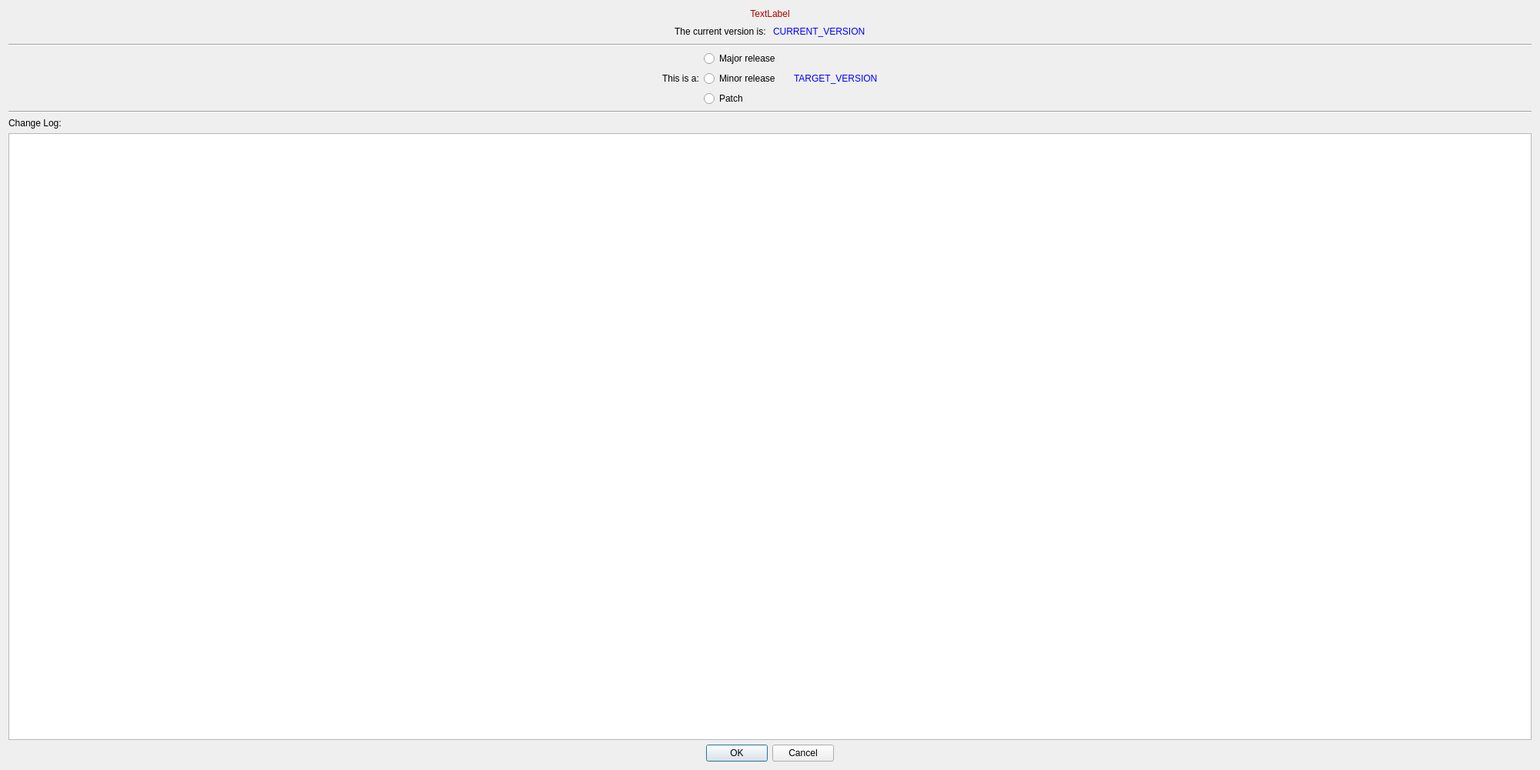
<?xml version="1.0" encoding="UTF-8"?>
<ui version="4.0">
 <class>Dialog</class>
 <widget class="QDialog" name="Dialog">
  <property name="geometry">
   <rect>
    <x>0</x>
    <y>0</y>
    <width>2000</width>
    <height>1000</height>
   </rect>
  </property>
  <property name="minimumSize">
   <size>
    <width>2000</width>
    <height>1000</height>
   </size>
  </property>
  <property name="windowTitle">
   <string>Dialog</string>
  </property>
  <layout class="QVBoxLayout" name="verticalLayout_3">
   <item>
    <widget class="QLabel" name="warningLabel">
     <property name="styleSheet">
      <string notr="true">color: rgb(170, 0, 0);</string>
     </property>
     <property name="text">
      <string>TextLabel</string>
     </property>
     <property name="alignment">
      <set>Qt::AlignCenter</set>
     </property>
    </widget>
   </item>
   <item>
    <layout class="QHBoxLayout" name="horizontalLayout">
     <item>
      <spacer name="horizontalSpacer">
       <property name="orientation">
        <enum>Qt::Horizontal</enum>
       </property>
       <property name="sizeHint" stdset="0">
        <size>
         <width>40</width>
         <height>20</height>
        </size>
       </property>
      </spacer>
     </item>
     <item>
      <widget class="QLabel" name="label">
       <property name="text">
        <string>The current version is: </string>
       </property>
      </widget>
     </item>
     <item>
      <widget class="QLabel" name="currentVersionLabel">
       <property name="styleSheet">
        <string notr="true">color: rgb(0, 0, 255)</string>
       </property>
       <property name="text">
        <string>CURRENT_VERSION</string>
       </property>
      </widget>
     </item>
     <item>
      <spacer name="horizontalSpacer_2">
       <property name="orientation">
        <enum>Qt::Horizontal</enum>
       </property>
       <property name="sizeHint" stdset="0">
        <size>
         <width>40</width>
         <height>20</height>
        </size>
       </property>
      </spacer>
     </item>
    </layout>
   </item>
   <item>
    <widget class="Line" name="line">
     <property name="orientation">
      <enum>Qt::Horizontal</enum>
     </property>
    </widget>
   </item>
   <item>
    <layout class="QHBoxLayout" name="horizontalLayout_2">
     <item>
      <spacer name="horizontalSpacer_3">
       <property name="orientation">
        <enum>Qt::Horizontal</enum>
       </property>
       <property name="sizeHint" stdset="0">
        <size>
         <width>40</width>
         <height>20</height>
        </size>
       </property>
      </spacer>
     </item>
     <item>
      <widget class="QLabel" name="label_2">
       <property name="text">
        <string>This is a:</string>
       </property>
      </widget>
     </item>
     <item>
      <layout class="QVBoxLayout" name="verticalLayout">
       <item>
        <widget class="QRadioButton" name="majorReleaseButton">
         <property name="text">
          <string>Major release</string>
         </property>
        </widget>
       </item>
       <item>
        <widget class="QRadioButton" name="minorReleaseButton">
         <property name="text">
          <string>Minor release</string>
         </property>
        </widget>
       </item>
       <item>
        <widget class="QRadioButton" name="patchButton">
         <property name="text">
          <string>Patch</string>
         </property>
        </widget>
       </item>
      </layout>
     </item>
     <item>
      <widget class="QLabel" name="arrowLabel">
       <property name="text">
        <string/>
       </property>
       <property name="pixmap">
        <pixmap resource="../../../icons.qrc">:/icon/resources/icons/right-arrow-big.png</pixmap>
       </property>
      </widget>
     </item>
     <item>
      <layout class="QVBoxLayout" name="verticalLayout_2">
       <item>
        <widget class="QLabel" name="targetVersionLabel">
         <property name="styleSheet">
          <string notr="true">color: rgb(0, 0, 255);</string>
         </property>
         <property name="text">
          <string>TARGET_VERSION</string>
         </property>
        </widget>
       </item>
      </layout>
     </item>
     <item>
      <spacer name="horizontalSpacer_4">
       <property name="orientation">
        <enum>Qt::Horizontal</enum>
       </property>
       <property name="sizeHint" stdset="0">
        <size>
         <width>40</width>
         <height>20</height>
        </size>
       </property>
      </spacer>
     </item>
    </layout>
   </item>
   <item>
    <widget class="Line" name="line_2">
     <property name="orientation">
      <enum>Qt::Horizontal</enum>
     </property>
    </widget>
   </item>
   <item>
    <widget class="QLabel" name="label_3">
     <property name="sizePolicy">
      <sizepolicy hsizetype="Minimum" vsizetype="Minimum">
       <horstretch>0</horstretch>
       <verstretch>0</verstretch>
      </sizepolicy>
     </property>
     <property name="text">
      <string>Change Log:</string>
     </property>
    </widget>
   </item>
   <item>
    <widget class="QPlainTextEdit" name="changeLogEdit">
     <property name="sizePolicy">
      <sizepolicy hsizetype="Expanding" vsizetype="Expanding">
       <horstretch>0</horstretch>
       <verstretch>0</verstretch>
      </sizepolicy>
     </property>
    </widget>
   </item>
   <item>
    <widget class="QDialogButtonBox" name="buttonBox">
     <property name="orientation">
      <enum>Qt::Horizontal</enum>
     </property>
     <property name="standardButtons">
      <set>QDialogButtonBox::Cancel|QDialogButtonBox::Ok</set>
     </property>
     <property name="centerButtons">
      <bool>true</bool>
     </property>
    </widget>
   </item>
  </layout>
 </widget>
 <resources>
  <include location="../../../icons.qrc"/>
 </resources>
 <connections>
  <connection>
   <sender>buttonBox</sender>
   <signal>accepted()</signal>
   <receiver>Dialog</receiver>
   <slot>accept()</slot>
   <hints>
    <hint type="sourcelabel">
     <x>248</x>
     <y>254</y>
    </hint>
    <hint type="destinationlabel">
     <x>157</x>
     <y>274</y>
    </hint>
   </hints>
  </connection>
  <connection>
   <sender>buttonBox</sender>
   <signal>rejected()</signal>
   <receiver>Dialog</receiver>
   <slot>reject()</slot>
   <hints>
    <hint type="sourcelabel">
     <x>316</x>
     <y>260</y>
    </hint>
    <hint type="destinationlabel">
     <x>286</x>
     <y>274</y>
    </hint>
   </hints>
  </connection>
 </connections>
</ui>
